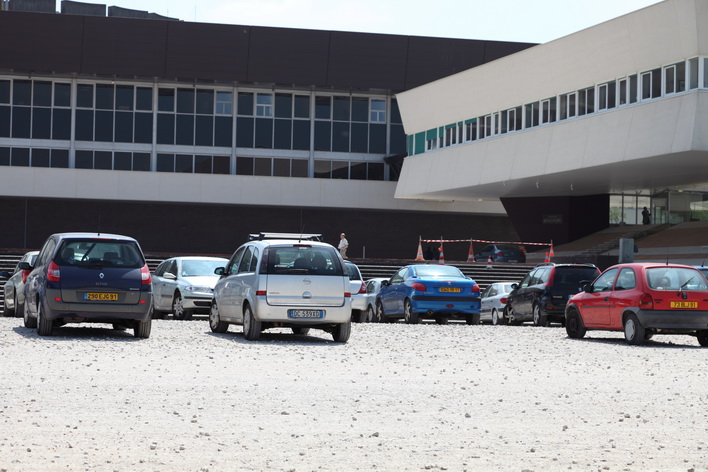
//> input picture pano1/IMG_0045.JPG, 708 x 472 px
$ ./Panorama   (built with g++ and OpenCV 4)
//> lines starting //> are read from the running program, lines starting //| are printed output that depends on the picture; pictures that were not available may be replaced by others from this repository, and a replacement may not be noted
//
// Created by quentin on 14/01/16.
//

#include <opencv2/features2d.hpp>
#include <opencv2/imgcodecs.hpp>
#include <opencv2/opencv.hpp>
#include "Ransac.cpp"
#include "Homographie.cpp"
#include <sstream>


using namespace std;
using namespace cv;

const float thres = 1.5f; // Distance threshold to identify inliers
const float nn_match_ratio = 0.6f;   // Nearest neighbor matching ratio


int merge(Mat& I1,Mat& I2,Mat& output) {


        Mat img1,img2;
        cvtColor(I1,img1,CV_BGR2GRAY);
        cvtColor(I2,img2,CV_RGB2GRAY);
        Mat img1_kp, img2_kp, img_corr, res_final;
        Mat homo(3, 3, DataType<float>::type);

        vector<KeyPoint> kpts1, kpts2;
        Mat desc1, desc2;

#ifndef ORB
        // AKAZE
        Ptr<AKAZE> akaze = AKAZE::create();
        akaze->detectAndCompute(img1, noArray(), kpts1, desc1);
        akaze->detectAndCompute(img2, noArray(), kpts2, desc2);
#else
        // ORB
        Ptr<ORB> orb = ORB::create();
        orb->detectAndCompute(img1, noArray(), kpts1, desc1);
        orb->detectAndCompute(img2, noArray(), kpts2, desc2);
#endif

        // [8 lines of commented-out code are left out]

        BFMatcher matcher(NORM_HAMMING);
        vector<vector<DMatch> > nn_matches;
        matcher.knnMatch(desc1, desc2, nn_matches, 2);


        // On affiche le matching sans traitement
        drawMatches(img1, kpts1, img2, kpts2, nn_matches, img_corr);
       // imshow("Correspondance", img_corr);
       // waitKey();

        // Premier traitement

        vector<Point2f> matched1, matched2, inliers1, inliers2;
        vector<DMatch> good_matches, matches;
        for (size_t i = 0; i < nn_matches.size(); i++) {
            DMatch first = nn_matches[i][0];
            float dist1 = nn_matches[i][0].distance;
            float dist2 = nn_matches[i][1].distance;

            if (dist1 < nn_match_ratio * dist2) {
                matched1.push_back(kpts1[first.queryIdx].pt);
                matched2.push_back(kpts2[first.trainIdx].pt);
                matches.push_back(DMatch((int) matched1.size() - 1,(int) matched2.size() - 1, 0));
            }
        }

        vector<pair<Point2f, Point2f>> data;
        for (int i = 0; i < matches.size(); i++) {
            data.push_back(pair<Point2f, Point2f>(matched1[i], matched2[i]));
        }

        // [8 lines of commented-out code are left out]
        Ransac< Point2f, Homographie, 4> findHomo = Ransac<Point2f, Homographie, 4>(data, thres, 500);
        findHomo.compute();

        for (int i = 0; i < 3; i++)
            for (int j = 0; j < 3; j++)
                homo.at<float>(i, j) = findHomo.get_best().param[3 * i + j];


        // L'inverse est utile pour l'affichage final
        Mat homo_inv = homo.inv();


       /*drawMatches(img1, inliers1, img2, inliers2, good_matches, res);
       imshow("Correspondance", res);
       waitKey();*/

        // Affichage recollé


        warpPerspective(I2, res_final, homo_inv, cv::Size(I1.cols +I2.cols, I1.rows));
        Mat half(res_final, Rect(0, 0, I1.cols, I1.rows));

        Mat mask;
        cv::Scalar lowerb = cv::Scalar(0,0,0);
        cv::Scalar upperb = cv::Scalar(0,0,0);

        cv::inRange(I1, lowerb, upperb, mask);
        Mat mask2(mask.rows,mask.cols,CV_8U,1);
        mask2=mask2-mask;

        I1.copyTo(half,mask2);
        output = res_final;
    ~img1,img2,img1_kp,img2_kp;
    ~mask,mask2;

    return 0;
    }

    int main(void){
    Mat output;
    Mat I2 = imread("pano1/IMG_0045.JPG");
//> I2 is the input picture: 472 rows x 708 cols, CV_8UC3; mean B, G, R 138.6, 134.7, 134.2

        // On construit notre image en deux parties : d'abord de la droite au milieu
       for(int index = 44; index>38; index--) {
            cout<<index<<endl;
            std::stringstream sstm;
            sstm << "pano1/IMG_00" << index << ".JPG";
            string name = sstm.str();
            Mat I1 = imread(name);
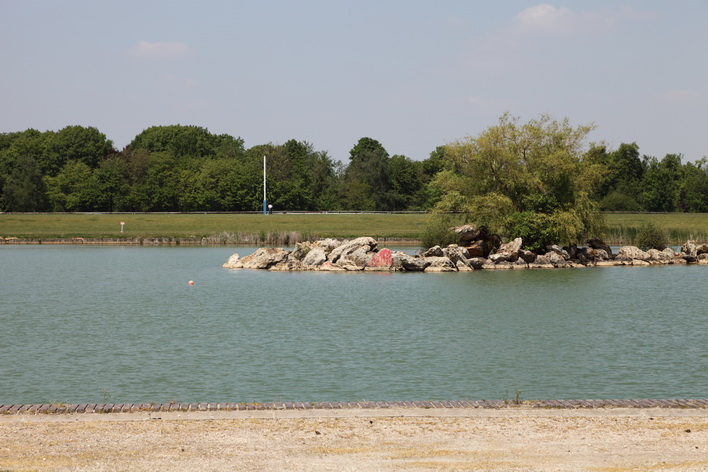
//> input picture pano1/IMG_0026.JPG, 708 x 472 px, given in place of IMG_0044.JPG, which was not available
//> I1 is the input picture: 472 rows x 708 cols, CV_8UC3; mean B, G, R 134, 143.7, 141.9
            merge(I1,I2,output);
//> in merge, `cvtColor(I1,img1,CV_BGR2GRAY);`:
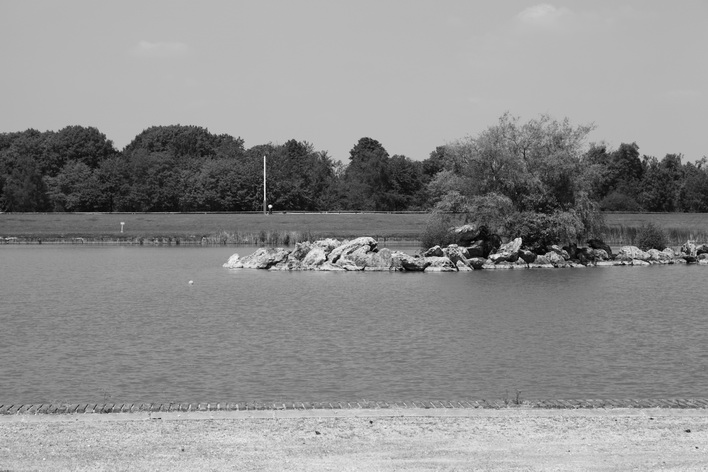
//> img1: 472 rows x 708 cols, CV_8UC1; min 0, max 252, mean 142.1
//> in merge, `cvtColor(I2,img2,CV_RGB2GRAY);`:
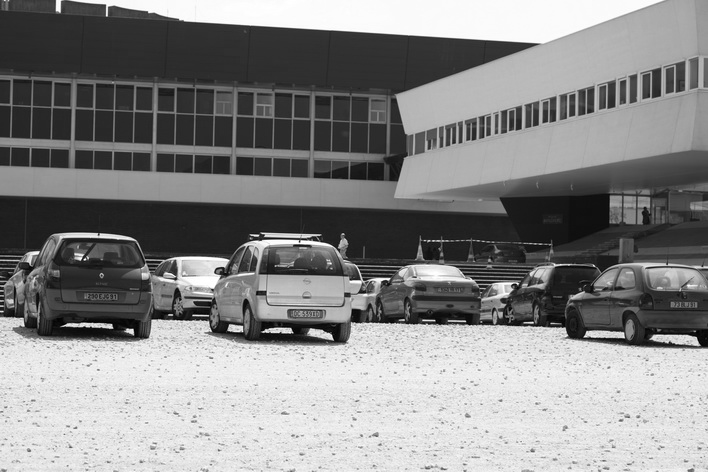
//> img2: 472 rows x 708 cols, CV_8UC1; min 0, max 255, mean 135.9
//> in merge, `akaze->detectAndCompute(img1, noArray(), kpts1, desc1);`: kpts1 = 565 keypoints; strongest (x, y, size): (372, 248, 8.1), (516, 243, 8.1), (518, 241, 5.7), (514, 244, 11.4)
//> in merge, `akaze->detectAndCompute(img2, noArray(), kpts2, desc2);`: kpts2 = 1294 keypoints; strongest (x, y, size): (338, 333, 16.1), (130, 331, 5.7), (503, 288, 11.4), (199, 273, 22.8)
//> in merge, `matcher.knnMatch(desc1, desc2, nn_matches, 2);`: nn_matches = 565 matches
//> in merge, `drawMatches(img1, kpts1, img2, kpts2, nn_matches, img_corr);`:
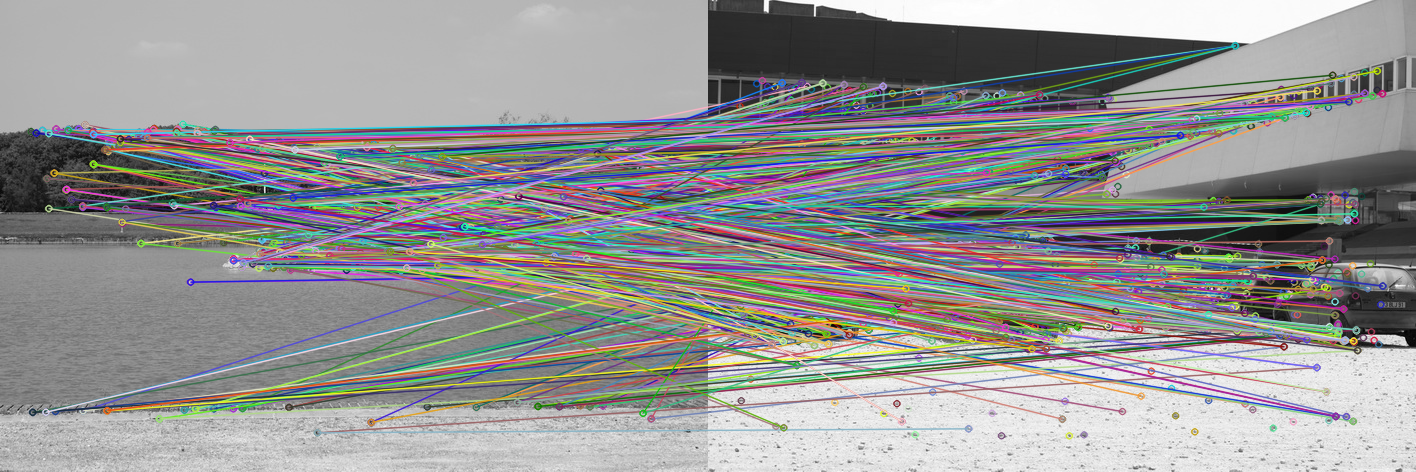
//> img_corr: 472 rows x 1416 cols, CV_8UC3; mean B, G, R 147.4, 147.9, 148.2
//> the loop in merge, `for (size_t i = 0; i < nn_matches.size(); i++)` made 565 passes
//> (dist1, dist2) on passes 1 to 3: (88, 93), (136, 136), (96, 99)
//> after the loop in merge, `for (size_t i = 0; i < nn_matches.size(); i++)`: matches = 0 matches
//> after the loop in merge, `for (int i = 0; i < matches.size(); i++)`: data = 0 items
//> (the run ends here: the program needs code that is not available in this run, at `Ransac< Point2f, Homographie, 4> findHomo = Ransac<Point2f, Homographi..`)
